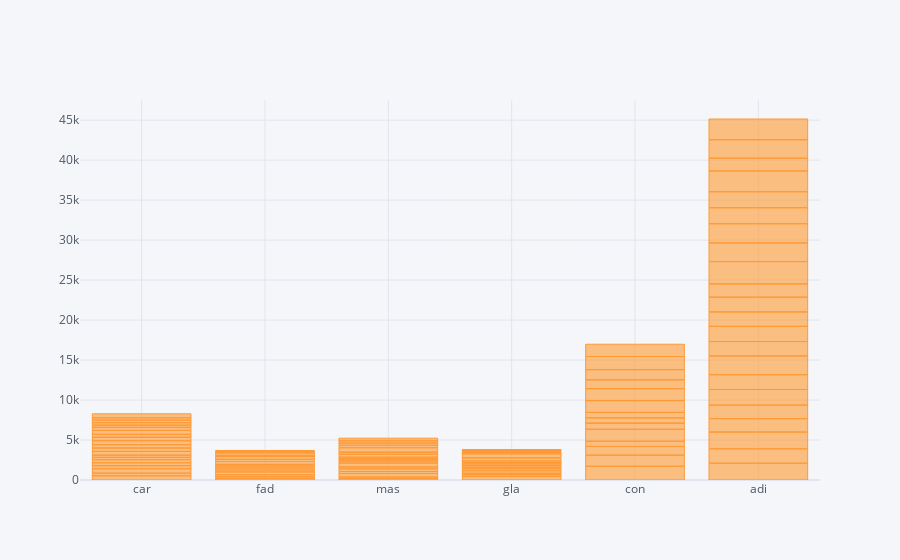

The notebook cell saved with this chart:
### Code cell
df.iplot(kind = 'bar', x = 'Class', y = 'I0', z = 'Area')

### Figure 1 — Plotly figure (JSON) as saved in the notebook; plotly's stock layout.template omitted (floating-point values rounded to 4 significant figures)
{"data": [{"marker": {"color": "rgba(255, 153, 51, 0.6)", "line": {"color": "rgba(255, 153, 51, 1.0)", "width": 1}}, "name": "I0", "orientation": "v", "text": "", "type": "bar", "x": ["car", "car", "car", "car", "car", "car", "car", "car", "car", "car", "car", "car", "car", "car", "car", "car", "car", "car", "car", "car", "car", "fad", "fad", "fad", "fad", "fad", "fad", "fad", "fad", "fad", "fad", "fad", "fad", "fad", "fad", "fad", "mas", "mas", "mas", "mas", "mas", "mas", "mas", "mas", "mas", "mas", "mas", "mas", "mas", "mas", "mas", "mas", "mas", "mas", "gla", "gla", "gla", "gla", "gla", "gla", "gla", "gla", "gla", "gla", "gla", "gla", "gla", "gla", "gla", "gla", "con", "con", "con", "con", "con", "con", "con", "con", "con", "con", "con", "con", "con", "con", "adi", "adi", "adi", "adi", "adi", "adi", "adi", "adi", "adi", "adi", "adi", "adi", "adi", "adi", "adi", "adi", "adi", "adi", "adi", "adi", "adi", "adi"], "y": [524.8, 330, 551.9, 380, 362.8, 389.9, 290.5, 275.7, 470, 423, 410, 500, 438.8, 366.9, 485.7, 390, 269.5, 300, 325, 294.5, 500, 211, 196.9, 245, 352.7, 243.3, 259.9, 250, 200, 355, 272, 341.6, 160.3, 301.3, 155, 144, 178, 195, 435.1, 250, 339.5, 236, 481.5, 252, 172.5, 121, 196.4, 370.4, 260.3, 544.7, 310, 275.0, 281.3, 327, 470.5, 223, 152, 303, 250, 197, 197, 216.4, 178, 185, 391, 502, 176, 145, 124.1, 103, 1724.0, 1386.0, 1084.0, 649.4, 1500, 770, 650, 692.0, 1462.0, 1497.0, 1112.0, 1271.0, 1648.0, 1536.0, 2100, 1800, 2100, 1666.0, 1700, 1949.0, 1850, 2350, 1800, 1900, 1800, 1850, 1650, 2800, 2330.0, 2400, 2000, 2000, 2600, 1600, 2300, 2600]}], "layout": {"legend": {"bgcolor": "#F5F6F9", "font": {"color": "#4D5663"}}, "paper_bgcolor": "#F5F6F9", "plot_bgcolor": "#F5F6F9", "title": {"font": {"color": "#4D5663"}}, "xaxis": {"gridcolor": "#E1E5ED", "showgrid": true, "tickfont": {"color": "#4D5663"}, "title": {"font": {"color": "#4D5663"}, "text": ""}, "zerolinecolor": "#E1E5ED"}, "yaxis": {"gridcolor": "#E1E5ED", "showgrid": true, "tickfont": {"color": "#4D5663"}, "title": {"font": {"color": "#4D5663"}, "text": ""}, "zerolinecolor": "#E1E5ED"}}}
